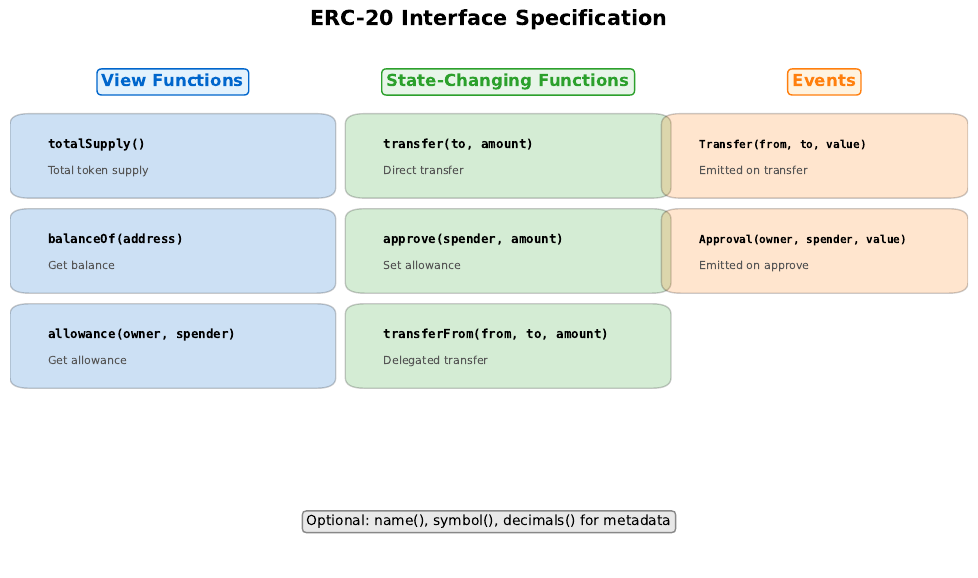

Write the Python code that produced this figure.
"""
ERC-20 Interface Overview
Shows the 6 required functions and 2 events
"""

import matplotlib.pyplot as plt
import matplotlib.patches as mpatches
from matplotlib.patches import FancyBboxPatch
from pathlib import Path

CHART_METADATA = {
    'title': 'ERC-20 Interface',
    'url': 'https://github.com/Digital-AI-Finance/Blockchain_Crypto/tree/main/Module_B_Ethereum_Smart_Contracts/L17_ERC20_Token_Standard/charts/01_erc20_interface'
}

plt.rcParams.update({
    'font.size': 14,
    'axes.labelsize': 14,
    'axes.titlesize': 16,
    'xtick.labelsize': 12,
    'ytick.labelsize': 12,
    'legend.fontsize': 12,
    'figure.figsize': (10, 6),
    'figure.dpi': 150
})

MLPURPLE = '#3333B2'
MLBLUE = '#0066CC'
MLORANGE = '#FF7F0E'
MLGREEN = '#2CA02C'
MLRED = '#D62728'

fig, ax = plt.subplots(figsize=(10, 6))

# Read functions (view)
read_funcs = [
    ('totalSupply()', 'Total token supply'),
    ('balanceOf(address)', 'Get balance'),
    ('allowance(owner, spender)', 'Get allowance'),
]

# Write functions
write_funcs = [
    ('transfer(to, amount)', 'Direct transfer'),
    ('approve(spender, amount)', 'Set allowance'),
    ('transferFrom(from, to, amount)', 'Delegated transfer'),
]

# Events
events = [
    ('Transfer(from, to, value)', 'Emitted on transfer'),
    ('Approval(owner, spender, value)', 'Emitted on approve'),
]

# Draw sections
# Read functions (left)
ax.text(0.17, 0.92, 'View Functions', fontsize=15, fontweight='bold',
        ha='center', va='center', color=MLBLUE,
        bbox=dict(boxstyle='round,pad=0.3', facecolor='#E3F2FD', edgecolor=MLBLUE))

y_start = 0.78
for i, (func, desc) in enumerate(read_funcs):
    y = y_start - i * 0.18
    box = FancyBboxPatch((0.02, y - 0.06), 0.30, 0.12,
                          boxstyle="round,pad=0.02", facecolor=MLBLUE,
                          edgecolor='black', linewidth=1, alpha=0.2)
    ax.add_patch(box)
    ax.text(0.04, y + 0.02, func, fontsize=14, fontweight='bold', va='center', family='monospace')
    ax.text(0.04, y - 0.03, desc, fontsize=14, va='center', color='#555')

# Write functions (middle)
ax.text(0.52, 0.92, 'State-Changing Functions', fontsize=15, fontweight='bold',
        ha='center', va='center', color=MLGREEN,
        bbox=dict(boxstyle='round,pad=0.3', facecolor='#E8F5E9', edgecolor=MLGREEN))

for i, (func, desc) in enumerate(write_funcs):
    y = y_start - i * 0.18
    box = FancyBboxPatch((0.37, y - 0.06), 0.30, 0.12,
                          boxstyle="round,pad=0.02", facecolor=MLGREEN,
                          edgecolor='black', linewidth=1, alpha=0.2)
    ax.add_patch(box)
    ax.text(0.39, y + 0.02, func, fontsize=14, fontweight='bold', va='center', family='monospace')
    ax.text(0.39, y - 0.03, desc, fontsize=14, va='center', color='#555')

# Events (right)
ax.text(0.85, 0.92, 'Events', fontsize=15, fontweight='bold',
        ha='center', va='center', color=MLORANGE,
        bbox=dict(boxstyle='round,pad=0.3', facecolor='#FFF3E0', edgecolor=MLORANGE))

for i, (func, desc) in enumerate(events):
    y = y_start - i * 0.18
    box = FancyBboxPatch((0.70, y - 0.06), 0.28, 0.12,
                          boxstyle="round,pad=0.02", facecolor=MLORANGE,
                          edgecolor='black', linewidth=1, alpha=0.2)
    ax.add_patch(box)
    ax.text(0.72, y + 0.02, func, fontsize=14, fontweight='bold', va='center', family='monospace')
    ax.text(0.72, y - 0.03, desc, fontsize=14, va='center', color='#555')

# Key insight at bottom
props = dict(boxstyle='round,pad=0.3', facecolor='#E8E8E8', edgecolor='#888')
ax.text(0.50, 0.08, 'Optional: name(), symbol(), decimals() for metadata',
        ha='center', fontsize=14, bbox=props)

ax.set_xlim(0, 1)
ax.set_ylim(0, 1)
ax.axis('off')

ax.set_title('ERC-20 Interface Specification', fontweight='bold', fontsize=15, pad=10)
plt.tight_layout()

output_path = Path(__file__).parent / 'chart.pdf'
plt.savefig(output_path, bbox_inches='tight', dpi=300)
print(f"Chart saved to: {output_path.absolute()}")
plt.close()
